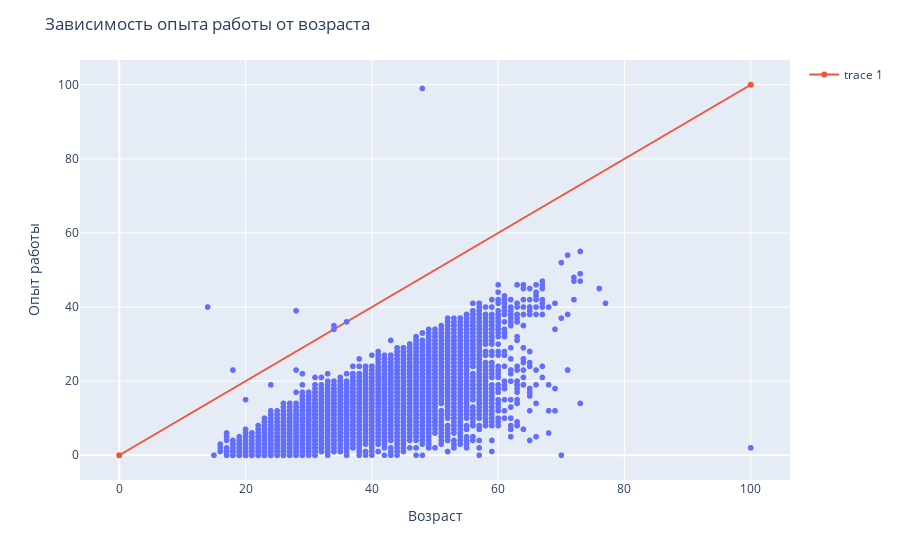

Notebook code cell kept with this figure:
### Markdown cell above
8. Постройте **диаграмму рассеяния**, показывающую зависимость опыта работы (**"Опыт работы (месяц)"**) от возраста (**"Возраст"**). Опыт работы переведите из месяцев в года, чтобы признаки были в едином масштабе. Постройте на графике дополнительно прямую, проходящую через точки (0, 0) и (100, 100). Данная прямая соответствует значениям, когда опыт работы равен возрасту человека. Точки, лежащие на этой прямой и выше нее - аномалии в наших данных (опыт работы больше либо равен возрасту соискателя)

### Code cell
hh_data['Опыт работы'] = hh_data['Опыт работы (месяц)'].apply(lambda x: round(x/12,0))
 
fig = px.scatter(x=hh_data['Возраст'], y=hh_data['Опыт работы'])

fig.add_scatter(x=[0,100], y=[0,100])

fig.update_layout(title='Зависимость опыта работы от возраста',
                   xaxis_title='Возраст',
                   yaxis_title='Опыт работы')

fig.show()

### Figure 1 — Plotly figure (JSON) as saved in the notebook; plotly's stock layout.template omitted (floating-point values rounded to 4 significant figures; data arrays with more than 128 entries replaced by an {"elided": "..."} marker saying what was removed)
{"data": [{"hovertemplate": "x=%{x}<br>y=%{y}<extra></extra>", "legendgroup": "", "marker": {"color": "#636efa", "symbol": "circle"}, "mode": "markers", "name": "", "showlegend": false, "type": "scattergl", "x": {"elided": "44738 int values"}, "xaxis": "x", "y": {"elided": "44738 int values"}, "yaxis": "y"}, {"type": "scatter", "x": [0, 100], "y": [0, 100]}], "layout": {"legend": {"tracegroupgap": 0}, "margin": {"t": 60}, "title": {"text": "Зависимость опыта работы от возраста"}, "xaxis": {"anchor": "y", "domain": [0, 1], "title": {"text": "Возраст"}}, "yaxis": {"anchor": "x", "domain": [0, 1], "title": {"text": "Опыт работы"}}}}
